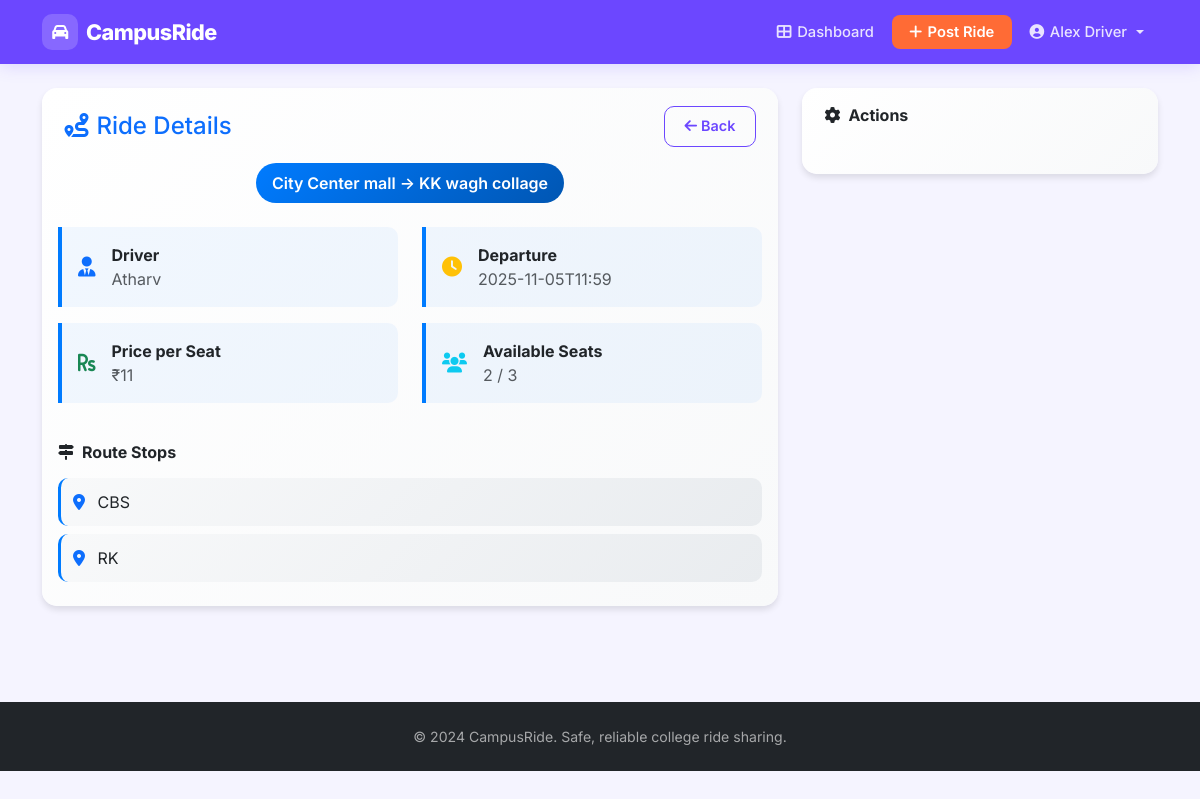
Page /ride-details/4 (signed in) on the committed database.
### tables this page shows
CREATE TABLE rides (
            id INTEGER PRIMARY KEY AUTOINCREMENT,
            driver_email TEXT NOT NULL,
            driver_name TEXT NOT NULL,
            origin TEXT NOT NULL,
            destination TEXT NOT NULL,
            departure_time TEXT NOT NULL,
            seats_available INTEGER NOT NULL,
            created_at TEXT NOT NULL, price_per_seat DECIMAL(10,2) DEFAULT 0.00, route_waypoints TEXT, ride_status TEXT DEFAULT "active", completed_at TEXT, distance_km DECIMAL(5,2) DEFAULT 0.00,
            FOREIGN KEY (driver_email) REFERENCES users (email)
        );

### app.py (the view)
@app.route('/ride-details/<int:ride_id>')
def ride_details(ride_id):
    if 'email' not in session:
        flash('You must be logged in to view ride details.', 'error')
        return redirect(url_for('login'))
    conn = get_db_connection()
    ride = conn.execute('''
        SELECT r.*, COALESCE(COUNT(b.id), 0) as booked_seats
        FROM rides r
        LEFT JOIN bookings b ON r.id = b.ride_id
        WHERE r.id = ?
        GROUP BY r.id
    ''', (ride_id,)).fetchone()
    if not ride:
        conn.close()
        flash('Ride not found.', 'error')
        return redirect(url_for('dashboard'))
    ride_dict = dict(ride)
    ride_dict['available_seats'] = ride_dict['seats_available'] - ride_dict['booked_seats']
    passengers = conn.execute('''
        SELECT passenger_name, passenger_email, booked_at
        FROM bookings WHERE ride_id = ?
    ''', (ride_id,)).fetchall()
    ride_dict['passengers'] = [dict(p) for p in passengers]
    conn.close()
    waypoints = ride_dict.get('route_waypoints')
    if waypoints:
        try:
            ride_dict['route_waypoints'] = json.loads(waypoints)
        except (json.JSONDecodeError, TypeError):
            ride_dict['route_waypoints'] = []
    else:
        ride_dict['route_waypoints'] = []
    return render_template('ride_details.html',
                         ride=ride_dict,
                         role=session.get('role'),
                         email=session.get('email'))

### app.py (called while the page is built)
def get_db_connection():
    conn = sqlite3.connect(DATABASE)
    conn.row_factory = sqlite3.Row
    return conn

### templates/ride_details.html (shortened to what this page needs)
{% extends "layout.html" %}
{% block content %}
<div class="container py-4">
    <div class="row">
        <div class="col-lg-8">
            <div class="card detail-card mb-4">
                <div class="card-header bg-transparent border-0 pb-0">
                    <div class="d-flex justify-content-between align-items-center">
                        <h4 class="mb-0 text-primary">
                            <i class="fas fa-route me-2"></i>Ride Details
                        </h4>
                        <a href="{{ url_for('dashboard') }}" class="btn btn-outline-primary">
                            <i class="fas fa-arrow-left me-1"></i>Back
                        </a>
                    </div>
                </div>
                <div class="card-body">
                    <div class="text-center mb-4">
                        <div class="route-badge d-inline-block">
                            {{ ride.origin }} → {{ ride.destination }}
                        </div>
                    </div>
                    <div class="row">
                        <div class="col-md-6">
                            <div class="info-item">
                                <div class="d-flex align-items-center">
                                    <i class="fas fa-user-tie text-primary fa-lg me-3"></i>
                                    <div>
                                        <div class="fw-bold">Driver</div>
                                        <div class="text-muted">{{ ride.driver_name }}</div>
                                    </div>
                                </div>
                            </div>
                        </div>
                        <div class="col-md-6">
                            <div class="info-item">
                                <div class="d-flex align-items-center">
                                    <i class="fas fa-clock text-warning fa-lg me-3"></i>
                                    <div>
                                        <div class="fw-bold">Departure</div>
                                        <div class="text-muted">{{ ride.departure_time }}</div>
                                    </div>
                                </div>
                            </div>
                        </div>
                        <div class="col-md-6">
                            <div class="info-item">
                                <div class="d-flex align-items-center">
                                    <i class="fas fa-rupee-sign text-success fa-lg me-3"></i>
                                    <div>
                                        <div class="fw-bold">Price per Seat</div>
                                        <div class="text-muted">₹{{ ride.price_per_seat }}</div>
                                    </div>
                                </div>
                            </div>
                        </div>
                        <div class="col-md-6">
                            <div class="info-item">
                                <div class="d-flex align-items-center">
                                    <i class="fas fa-users text-info fa-lg me-3"></i>
                                    <div>
                                        <div class="fw-bold">Available Seats</div>
                                        <div class="text-muted">{{ ride.available_seats }} / {{ ride.seats_available }}</div>
                                    </div>
                                </div>
                            </div>
                        </div>
                    </div>
                    {% if ride.route_waypoints %}
                    <div class="mt-4">
                        <h6 class="fw-bold mb-3">
                            <i class="fas fa-map-signs me-2"></i>Route Stops
                        </h6>
                        {% for waypoint in ride.route_waypoints %}
                        <div class="waypoint-item">
                            <i class="fas fa-map-marker-alt text-primary me-2"></i>
                            {{ waypoint }}
                        </div>
                        {% endfor %}
                    </div>
                    {% endif %}
                </div>
            </div>
        </div>
        <div class="col-lg-4">
            <div class="card detail-card mb-4">
                <div class="card-header bg-transparent border-0">
                    <h6 class="mb-0 fw-bold">
                        <i class="fas fa-cog me-2"></i>Actions
                    </h6>
                </div>
                <div class="card-body">
                </div>
            </div>
        </div>
    </div>
</div>
{% endblock %}

### templates/layout.html (style rules this page uses)
:root { --primary-color: #6c47ff; --primary-dark: #4f2fe0; --primary-light: #ede9ff; --accent-color: #ff6b35; --accent-dark: #e85520; --secondary-color: #64748b; --success-color: #10b981; --danger-color: #ef4444; --warning-color: #f59e0b; --bg-color: #f5f4ff; --card-bg: #ffffff; --text-primary: #1e1b4b; --text-muted: #6b7280; --border-color: #e5e7eb; --navbar-height: 64px; }
* { box-sizing: border-box; }
body { font-family: 'Inter', -apple-system, BlinkMacSystemFont, sans-serif; background-color: var(--bg-color); color: var(--text-primary); opacity: 0; animation: pageLoad 0.4s ease forwards; }
.card { border: 1px solid var(--border-color); box-shadow: 0 2px 12px rgba(108,71,255,0.06); border-radius: 16px; background: var(--card-bg); }
.card-header { background: transparent; border-bottom: 1px solid var(--border-color); padding: 1.1rem 1.4rem; border-radius: 16px 16px 0 0 !important; }
.btn { border-radius: 10px; font-weight: 600; font-size: 0.9rem; padding: 0.55rem 1.2rem; transition: all 0.2s ease; border: none; }
.btn-outline-primary { border: 1.5px solid var(--primary-color); color: var(--primary-color); background: transparent; }

### templates/ride_details.html (style rules this page uses)
.detail-card { background: linear-gradient(135deg, #ffffff 0%, #f8f9fa 100%); border: none; box-shadow: 0 4px 6px rgba(0, 0, 0, 0.1); border-radius: 15px; }
.route-badge { background: linear-gradient(135deg, #007bff, #0056b3); color: white; padding: 0.5rem 1rem; border-radius: 25px; font-weight: 600; }
.info-item { background: rgba(0, 123, 255, 0.05); border-left: 4px solid #007bff; padding: 1rem; border-radius: 0 10px 10px 0; margin-bottom: 1rem; }
.waypoint-item { background: linear-gradient(135deg, #f8f9fa, #e9ecef); border-radius: 10px; padding: 0.75rem; margin-bottom: 0.5rem; border-left: 3px solid #007bff; }

### rows in the picture
rides: origin "City Center mall", destination "KK wagh collage", driver_name "Atharv", departure_time "2025-11-05T11:59", price_per_seat "11", seats_available "3"

### other values in the picture
{{ session.name }} "Alex Driver"
{{ ride.available_seats }} "2"
{{ waypoint }} "CBS" "RK"
